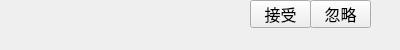
<?xml version="1.0" encoding="UTF-8"?>
<ui version="4.0">
 <class>FriendItem</class>
 <widget class="QWidget" name="FriendItem">
  <property name="geometry">
   <rect>
    <x>0</x>
    <y>0</y>
    <width>400</width>
    <height>50</height>
   </rect>
  </property>
  <property name="font">
   <font>
    <family>DengXian</family>
    <pointsize>9</pointsize>
   </font>
  </property>
  <property name="windowTitle">
   <string>friendrequest</string>
  </property>
  <widget class="QLabel" name="name">
   <property name="geometry">
    <rect>
     <x>10</x>
     <y>2</y>
     <width>241</width>
     <height>20</height>
    </rect>
   </property>
   <property name="font">
    <font>
     <pointsize>15</pointsize>
    </font>
   </property>
   <property name="text">
    <string/>
   </property>
  </widget>
  <widget class="QLabel" name="ip">
   <property name="geometry">
    <rect>
     <x>10</x>
     <y>30</y>
     <width>271</width>
     <height>16</height>
    </rect>
   </property>
   <property name="styleSheet">
    <string notr="true">color:gray</string>
   </property>
   <property name="text">
    <string/>
   </property>
  </widget>
  <widget class="QPushButton" name="accept">
   <property name="geometry">
    <rect>
     <x>250</x>
     <y>0</y>
     <width>61</width>
     <height>28</height>
    </rect>
   </property>
   <property name="font">
    <font>
     <pointsize>12</pointsize>
    </font>
   </property>
   <property name="text">
    <string>接受</string>
   </property>
  </widget>
  <widget class="QPushButton" name="ignore">
   <property name="geometry">
    <rect>
     <x>310</x>
     <y>0</y>
     <width>61</width>
     <height>28</height>
    </rect>
   </property>
   <property name="font">
    <font>
     <pointsize>12</pointsize>
     <kerning>true</kerning>
    </font>
   </property>
   <property name="text">
    <string>忽略</string>
   </property>
  </widget>
 </widget>
 <resources/>
 <connections/>
</ui>
